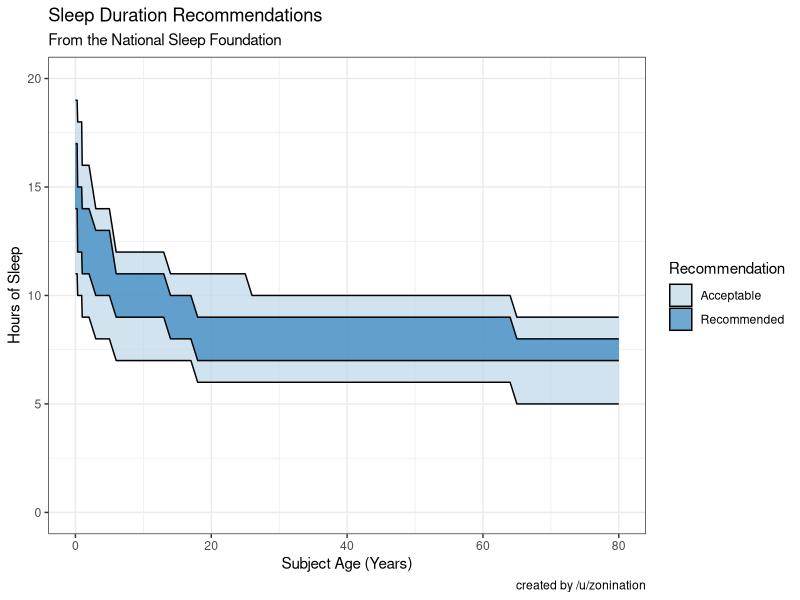
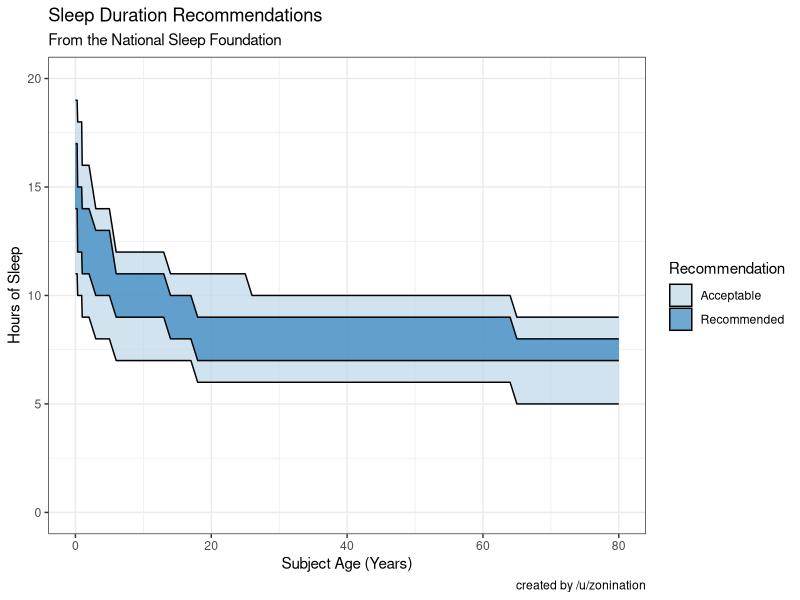

Source code (R) for these figures, in order:
# Load library, set working directory, load data
# setwd("C:/path/to/file") # Uncomment to activate
sleep <- read.csv("sleep.csv")
# Source: https://sleepfoundation.org/media-center/press-release/national-sleep-foundation-recommends-new-sleep-times
library(ggplot2)
library(reshape2)

ggplot(sleep)+
  geom_ribbon(aes(x=age,ymin=min,ymax=max,fill=Recommendation),alpha=.7,color="black")+
  scale_fill_manual(values=c("#bdd7e7","#3182bd"))+
  scale_y_continuous(limits=c(0,20))+
  labs(title="Sleep Duration Recommendations",
       subtitle="From the National Sleep Foundation",
       x="Subject Age (Years)",
       y="Hours of Sleep",
       caption="created by /u/zonination")+
  theme_bw()
ggsave("Sleep.png",height=6, width=10, type="cairo-png", dpi=120)